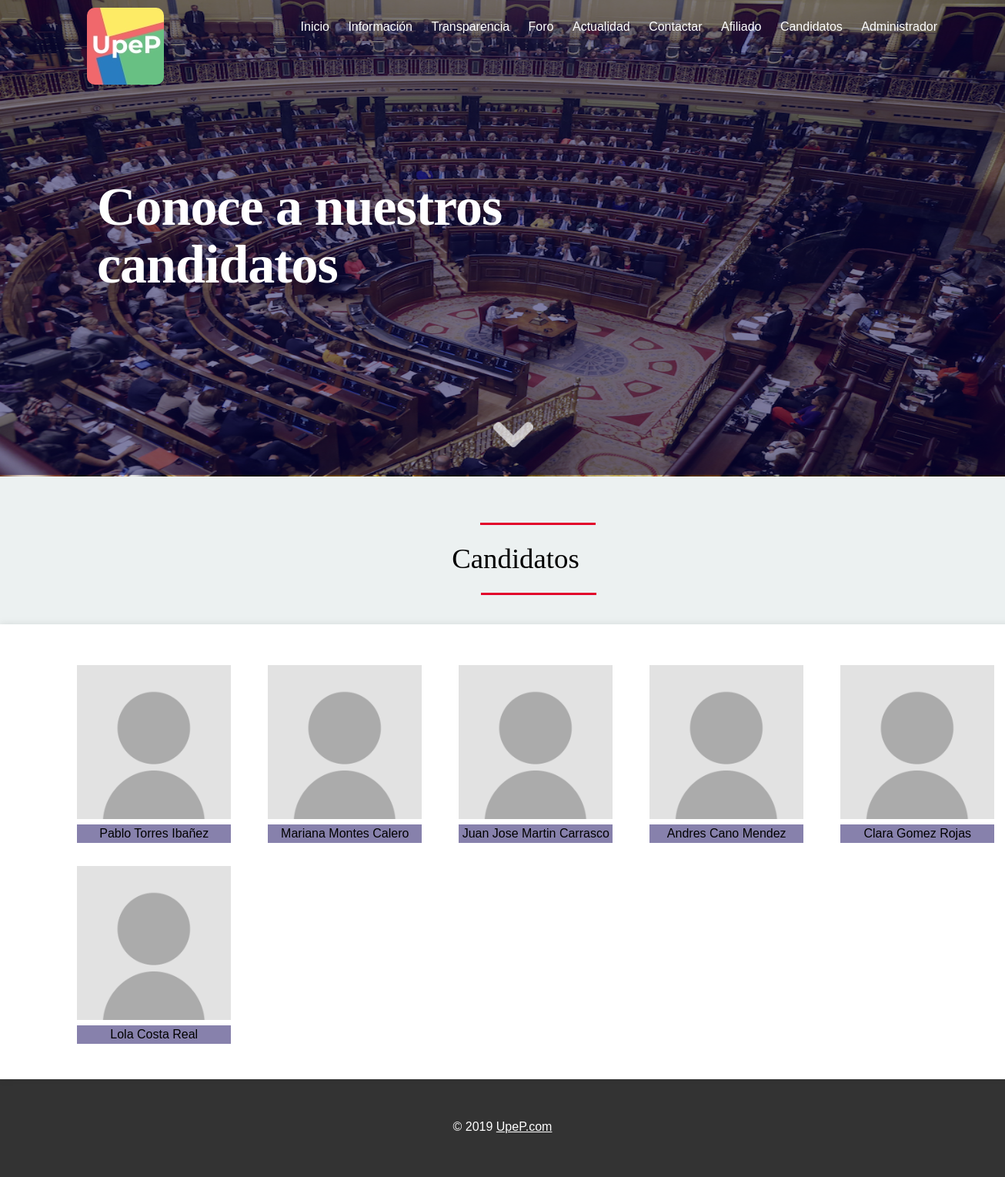
Screenshot of /candidatos.php with the database file from the repository.
### tables this page shows
CREATE TABLE IF NOT EXISTS `candidato` (
  `id_candidato` int(11) NOT NULL AUTO_INCREMENT,
  `id_usuario` int(11) DEFAULT NULL,
  `descripcion` varchar(50) DEFAULT NULL,
  PRIMARY KEY (`id_candidato`),
  KEY `FK_candidatos_usuario` (`id_usuario`),
  CONSTRAINT `FK_candidatos_usuario` FOREIGN KEY (`id_usuario`) REFERENCES `usuario` (`ID_usuario`)
);

CREATE TABLE IF NOT EXISTS `usuario` (
  `ID_usuario` int(50) NOT NULL AUTO_INCREMENT,
  `DNI` varchar(9) NOT NULL,
  `Foto` varchar(50) NOT NULL,
  `Nombre` char(50) NOT NULL,
  `Apellidos` char(50) NOT NULL,
  `Email` varchar(50) NOT NULL,
  `Contrasena` varchar(50) NOT NULL,
  `Ciudad` char(50) NOT NULL,
  `Fecha` date NOT NULL,
  `Fecha_Alta` timestamp NOT NULL DEFAULT CURRENT_TIMESTAMP,
  `Cuota` int(2) NOT NULL DEFAULT '9',
  PRIMARY KEY (`ID_usuario`)
);

### src/BBDD.php (called while the page is built, shortened)
<?php
  class BBDD {
    public function conexion(){
      $error=null;
      $this->conexion = new mysqli("localhost", "root", "", "upepbd");
        return $error;
    }
}
 ?>

### src/candidato.php (called while the page is built, shortened)
<?php
class candidato extends BBDD
{
  public function Candidatos()
  {
    $resultado = $this->conexion->query("SELECT * from candidato join usuario on candidato.id_usuario=usuario.ID_usuario");
    return $resultado;
  }
}
 ?>

### public/candidatos.php (the view, shortened to what this page needs)
<?php session_start();
  require "./../src/BBDD.php";
  require "./../src/candidato.php";
  $a = new Candidato();
  $a->conexion();
  $listaCandidatos=$a->Candidatos();
   ?>
<!DOCTYPE html>
<html lang="en" dir="ltr">
  <head>
    <link rel="stylesheet" href="css/stiles.css">
  </head>
  <body>
    <div id="textoImagen">Conoce a nuestros candidatos</div>
        <div><img id="sectionFlecha" src="./images/flecha.png"/></div>
<?php include "./assets/navegador.php"; ?>
<div class="colorCandidatos"></div>
<div class="fondoCandidatos"><img id="sectionImagen" src="./images/fondoCandidatos.jpeg"/></div>
<div id="textoIndex">
<h1 id="tituloPagina">Candidatos</h1>
</div>
    <section id="candidatos">
      <div class="tema">
      <?php  foreach ($listaCandidatos as $candidato) {
          echo "<div id='candidato'>";
          echo "<img id='imagenCandidato' src='images/".$candidato['Foto']."'"."width='200' height='200'/>"."<br></a>";
echo "<div id='nombreCandidato'>".$candidato['Nombre']." ".$candidato['Apellidos']."</div><br>";
              echo "<p id='descripcionCandidato'>".$candidato['descripcion']."</p><br>";
          echo "</div>";
      }
?>
</div>
    </section>
  </body>
      <?php include "./assets/piedepagina.php"; ?>
</html>

### public/assets/navegador.php (shortened to what this page needs)
<header id="main-header" class style="position:fixed">
    <img id="imagen" src="images/logo.jpeg"/>
  <nav>
      <ul>
        <?php if(!isset($_SESSION["user"]) && !isset($_SESSION["admin"])):?>
          <li><a href="index.php">Inicio</a></li>
          <li><a href="informacion.php">Información</a></li>
          <li><a href="financiacion.php">Transparencia</a></li>
          <li><a href="foro.php">Foro</a></li>
          <li><a href="noticias.php">Actualidad</a></li>
          <li><a href="contacto.php">Contactar</a></li>
          <li><a href="login.php">Afiliado</a></li>
          <li><a href="candidatos.php">Candidatos</a></li>
          <li><a href="login_admin.php">Administrador</a></li>
                <?php endif;?>
      </ul>
  </nav>
</header>

### public/assets/piedepagina.php
<footer id="main-footer">
  <p>&copy; 2019 <a href="https://www.gmail.com/mail/help/intl/es/about.html?iframe">UpeP.com</a></p>
</footer>

### public/css/stiles.css (style rules this page uses)
body { margin: 0; padding: 0; font-family: Helvetica, Arial, sans-serif; color: black; background-color: #ecf1f1; font-size: 1em; line-height: 1.5em; padding-top: 60px; }
#textoIndex { width: 100%; height: 300px; margin-top: -10px; margin-bottom: -246px; }
#tituloPagina { font-family: 'Droid Serif W01 Bold',serif; background-color: #ecf1f1; margin-left: 34px; }
#tituloPagina::before { content: ''; display: block; width: 150px; height: 3px; background-color: #E2012B; margin-left: 590px; margin-top: 63px; margin-bottom: 20px; }
#tituloPagina::after { content: ''; display: block; width: 150px; height: 3px; background-color: #E2012B; margin-left: 591px; margin-top: 20px; }
h1 { font-size: 2.3em; line-height: 1.3em; margin: 15px 0; text-align: center; font-weight: 300; }
p { margin: 0 0 1.5em 0; }
img { height: auto; }
body>section { background: #FFFFFF; width: 100%; max-width: 100%; margin: 6% auto; box-shadow: 0 0 10px rgba(0,0,0,.1); padding-top: 4%; padding-bottom: 4%; padding: 4% 4%; display: inline-block; min-height: 486px; }
#main-header { z-index: 2; color: white; height: 70px; width: 100%; left: 0; top: 0; }
#sectionImagen { margin-top: -408px; width: 100%; height: 646px; }
.colorCandidatos { position: relative; width: 100%; height: 657px; background-color: rgba(2, 0, 77, 0.5); z-index: -1; margin-top: -628px; }
.fondoCandidatos { position: relative; z-index: -10; margin-top: -39.2%; }
#sectionFlecha { width: 4%; margin-top: 488px; margin-left: -185px; }
#textoImagen { float: left; margin-left: 126px; margin-top: 171px; color: white; font-family: 'Droid Serif W01 Bold',serif; color: #fff; font-size: 70px; line-height: 75px; letter-spacing: -1px; font-weight: 600; max-width: 700px; }
#imagen { border-radius: 10px; margin-left: 113px; margin-top: 10px; }
nav { float: right; margin-right: 58px; }
nav ul { margin: 0; padding: 0; list-style: none; padding-right: 20px; height: 70px; }
nav ul li { display: inline-block; line-height: 80px; }
nav ul li a { display: block; padding: 0 10px; text-decoration: none; color: white; margin-top: -5px; }
#main-footer { background: #333333; color: white; margin: -80px; text-align: center; padding: 4%; }
#main-footer p { margin: 0; }
#main-footer a { color: white; }
.tema { text-align: center; min-height: 200px; max-height: 250px; display: inline-block; min-width: 100%; margin-bottom: -144px; }
#candidato { float: left; margin-left: 48px; }
#nombreCandidato { margin-bottom: -202px; background: #10055a80; }

### rows the page displays
candidato: id_usuario.Foto (placeholder picture), id_usuario.Nombre "Pablo", id_usuario.Apellidos "Torres Ibañez"
candidato: id_usuario.Foto (placeholder picture), id_usuario.Nombre "Mariana", id_usuario.Apellidos "Montes Calero"
candidato: id_usuario.Foto (placeholder picture), id_usuario.Nombre "Juan Jose", id_usuario.Apellidos "Martin Carrasco"
candidato: id_usuario.Foto (placeholder picture), id_usuario.Nombre "Andres", id_usuario.Apellidos "Cano Mendez"
candidato: id_usuario.Foto (placeholder picture), id_usuario.Nombre "Clara", id_usuario.Apellidos "Gomez Rojas"
candidato: id_usuario.Foto (placeholder picture), id_usuario.Nombre "Lola", id_usuario.Apellidos "Costa Real"
